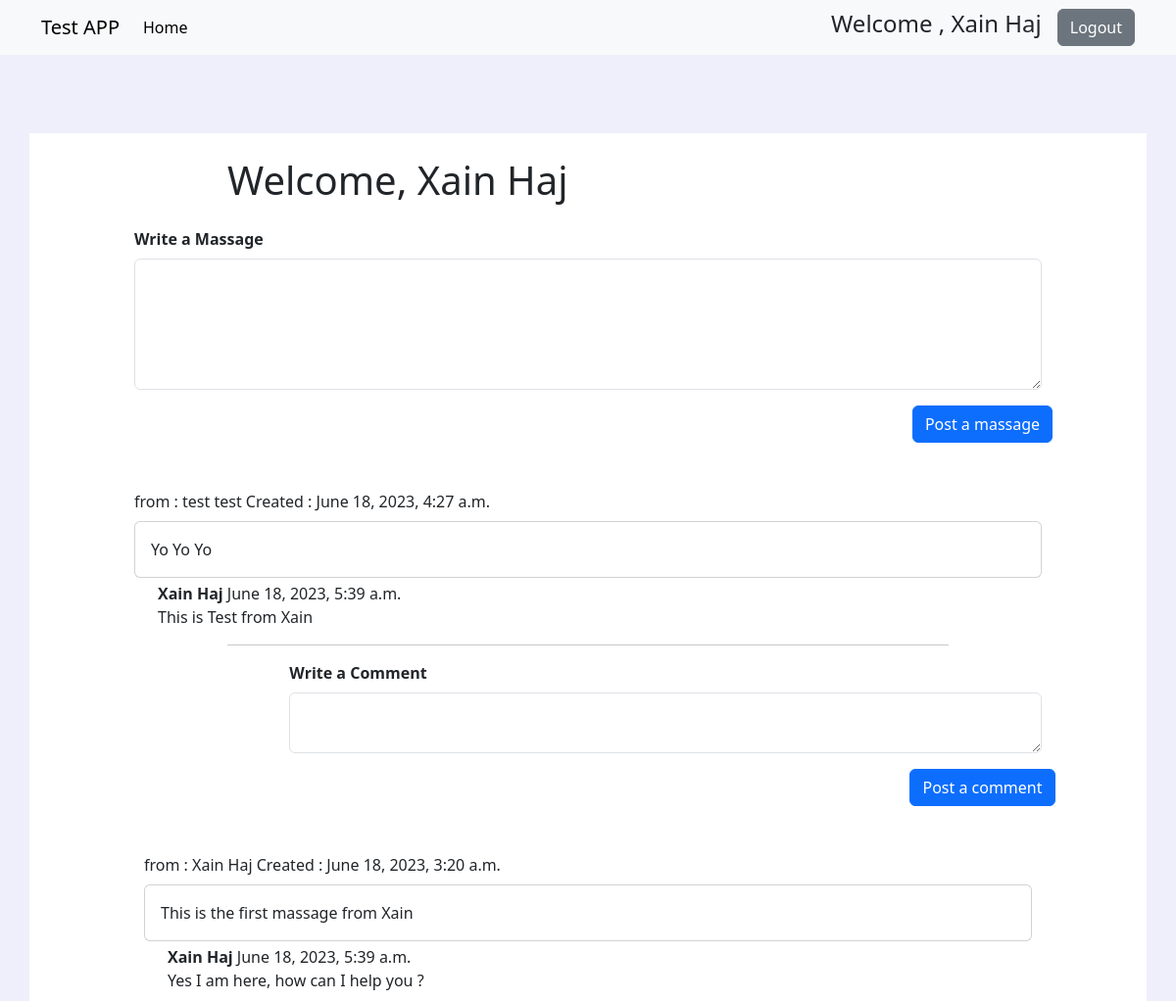
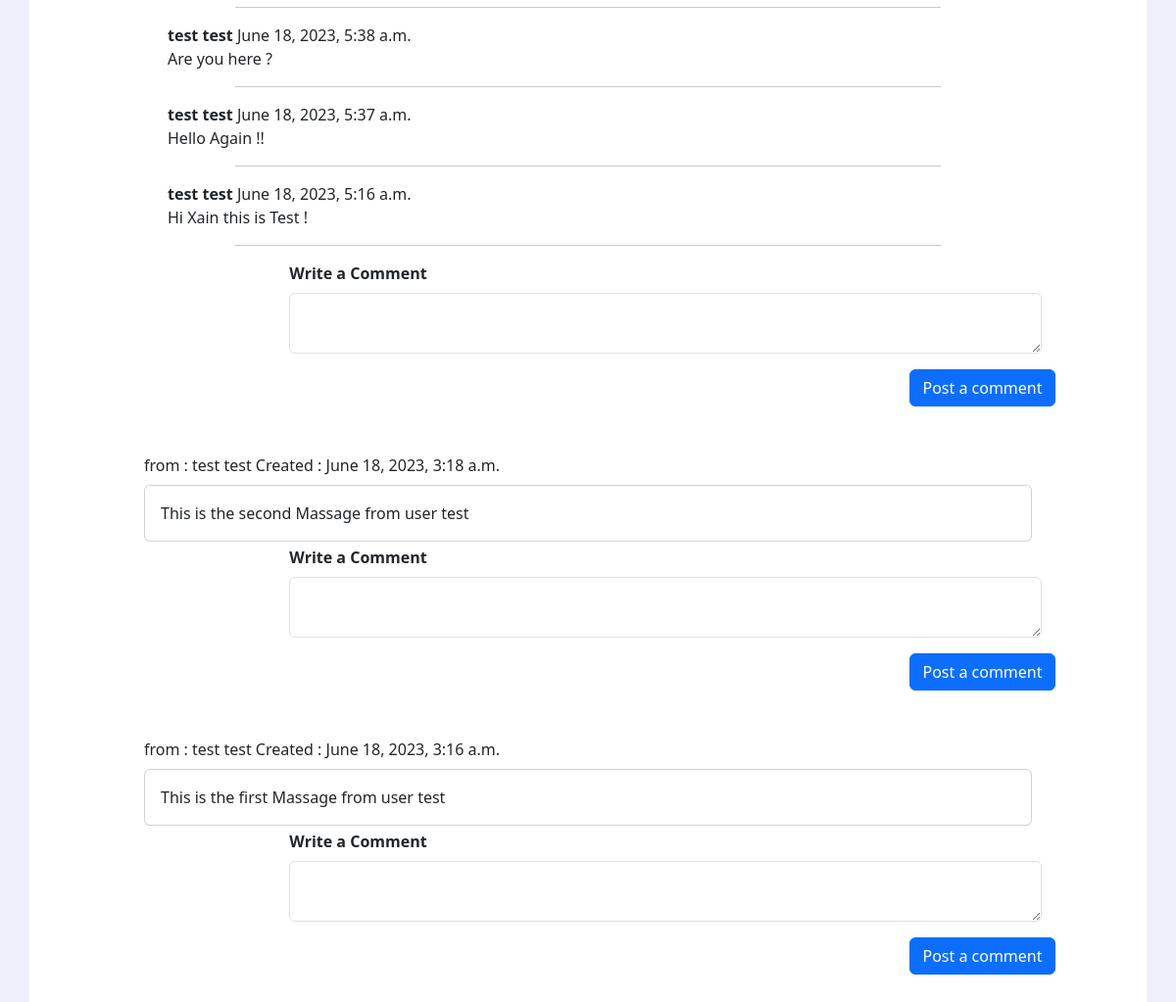
/success (signed in), run on an earlier commit of the app's database (2 pictures, top to bottom).
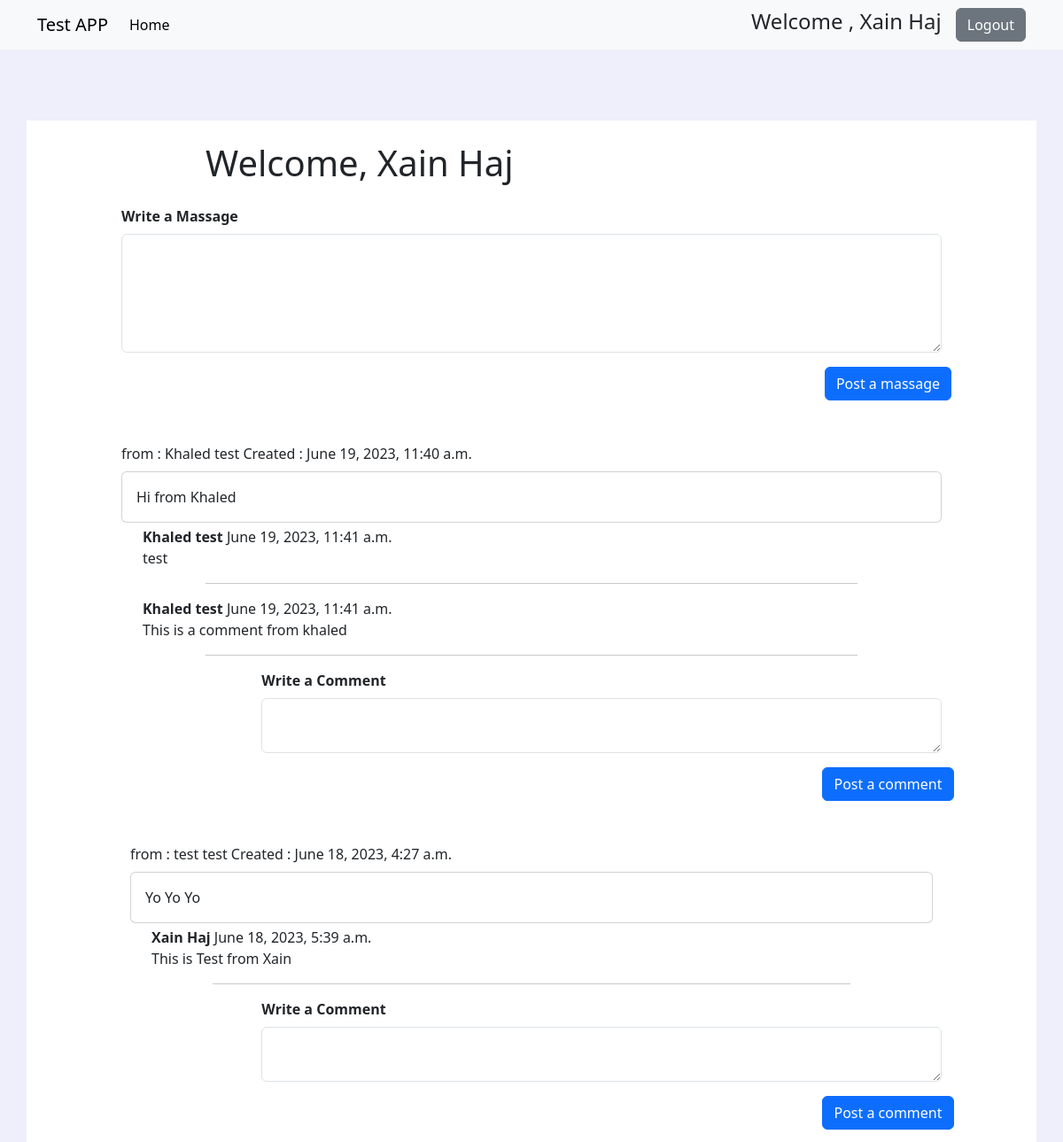
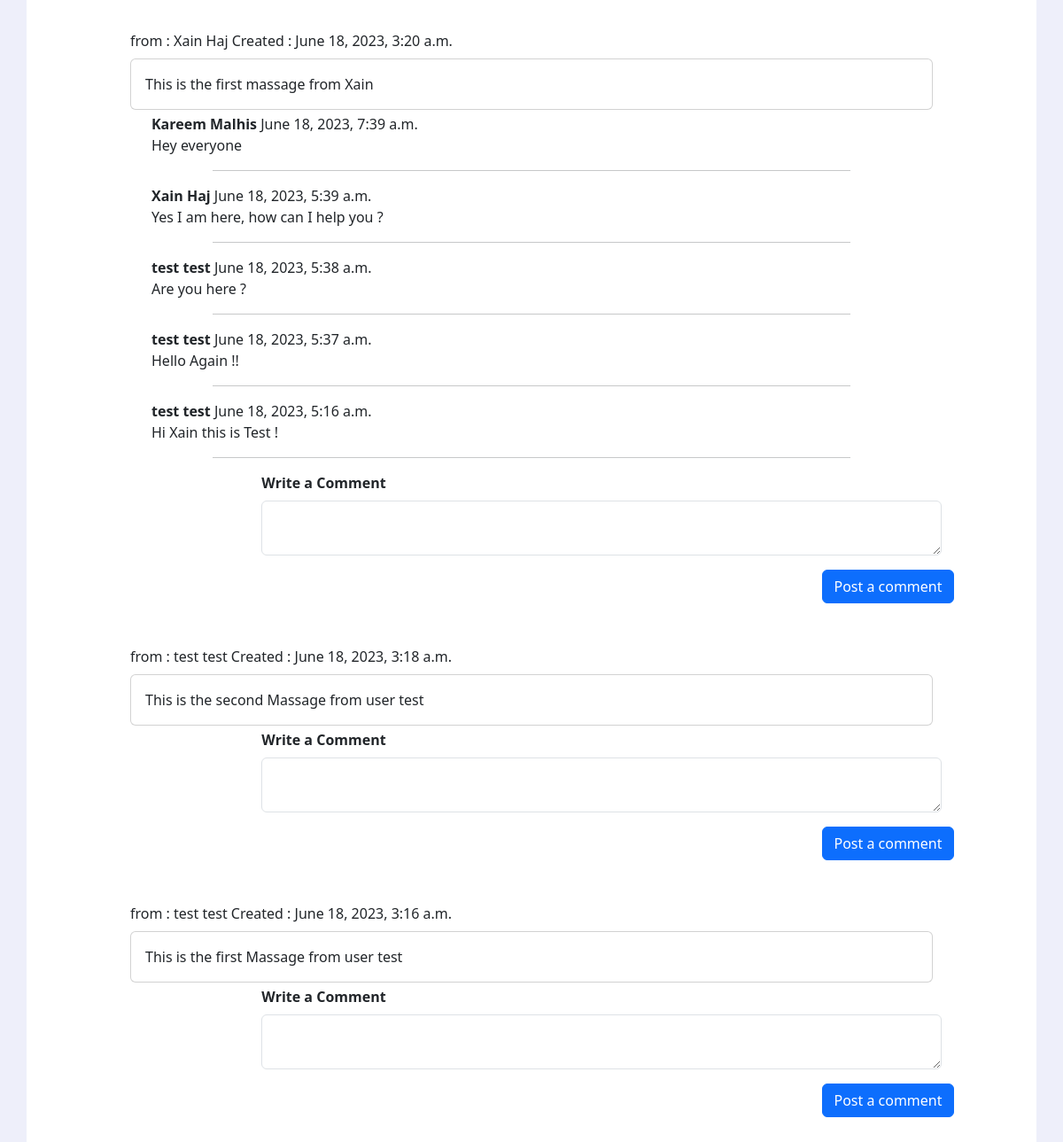
And on a later commit of the database (2 pictures, top to bottom).
### the_wall_app/models.py (models this page shows)
class Users(models.Model):
    first_name=models.CharField(max_length=100)
    last_name=models.CharField(max_length=100)
    email=models.CharField(max_length=100)
    password=models.CharField(max_length=255)
    created_at=models.DateTimeField(auto_now_add=True)
    updated_at=models.DateTimeField(auto_now=True)
    objects = Validation()

class Message(models.Model):
    message = models.TextField()
    user = models.ForeignKey(Users,related_name="messages",on_delete=models.CASCADE)
    created_at=models.DateTimeField(auto_now_add=True)
    updated_at=models.DateTimeField(auto_now=True)

class Comment(models.Model):
    comment = models.TextField()
    massage = models.ForeignKey(Message, related_name="comments", on_delete=models.CASCADE)
    user = models.ForeignKey(Users, related_name="comments", on_delete=models.CASCADE)
    created_at=models.DateTimeField(auto_now_add=True)
    updated_at=models.DateTimeField(auto_now=True)

### the_wall_app/views.py (the view)
# urls.py: path('success', views.success),
def success(request):
    user = Users.objects.get(id = request.session['user_id'])
    msg_objects = Message.objects.all().order_by("-created_at")
    comment_objects = Comment.objects.all().order_by("-created_at")
    context ={
        'first_name' : user.first_name,
        'last_name' : user.last_name,
        'msg_objects' : msg_objects,
        'comment_objects' : comment_objects,
    }
    return render(request, 'success.html', context)

### the_wall_app/templates/success.html (shortened to what this page needs)
<!DOCTYPE html>
<html lang="en">
<head>
    {% load static %}
    <link rel="stylesheet" href="{% static 'css/bootstrap.css' %}">
    {% load static %}
    {% load static %}
</head>
<body style="background-color: rgba(231, 233, 249, 0.707);">
    <nav class="navbar navbar-expand-lg navbar-light bg-light">
        <div class="container">
            <a class="navbar-brand" href="#">Test APP</a>
            <div class="collapse navbar-collapse" id="navbarSupportedContent">
                <ul class="navbar-nav me-auto mb-2 mb-lg-0">
                    <li class="nav-item">
                        <a class="nav-link active" aria-current="page" href="#">Home</a>
                    </li>
                </ul>
                <form class="d-flex align-items-center">
                    <h4> Welcome , {{first_name}} {{last_name}}</h4>
                    <a href="{% url 'the_wall_app:logout_process' %}" class="ms-3 btn btn-secondary">Logout</a>
                </form>
            </div>
        </div>
    </nav>
    <div class="container mt-6 pt-4" style="background-color: white;">
        <div class="row justify-content-end mb-3">
            <div class="col-sm-10">
                <h1 class="aligne-item-center">Welcome, {{first_name}} {{last_name}}</h1>
            </div>
        </div>
        <main class="pb-5">
            <form action="{% url 'the_wall_app:msg_process' %}" method="post">
                <div class="row justify-content-center">
                    <div class="col-sm-10">
                        <label for="exampleFormControlTextarea1" class="form-label"><strong>Write a
                                Massage</strong></label>
                        <textarea name="msg" class="form-control" id="exampleFormControlTextarea1" rows="5"></textarea>
                    </div>
                    <div class="row justify-content-end mt-3 ">
                        <div class="col-sm-3  text-center me-3">
                            <button type="submit" class="btn btn-primary">Post a massage</button>
                        </div>
                    </div>
                </div>
            </form>
            {% for msg in msg_objects %}
            <div class="row justify-content-center mt-5 mb-1">
                <div class="col-sm-10">
                    <label class="form-label"> from : {{msg.user.first_name}} {{msg.user.last_name}} Created :
                        {{msg.created_at}}</label>
                    <div class="card">
                        <div class="card-body">
                            {{msg.message}}
                        </div>
                    </div>
                </div>
            </div>
            {% for comment in comment_objects %}
            {% if comment.massage.id == msg.id%}
            <div class="row justify-content-center">
            <div class="col-sm-10 ms-5"> <strong>{{comment.user.first_name}} {{comment.user.last_name}} </strong> {{comment.created_at}}</div>
                <div class="col-sm-10 ms-5">{{comment.comment}} </div>
                <div class="col-sm-8">
                    <hr class="hr">
                </div>
            </div>
            {% endif %}
            {% endfor %}
            <form action="{% url 'the_wall_app:comment_process' %}" method="post">
                <div class="  row justify-content-center">
                    <div class="col-sm-10">
                        <div class="  row justify-content-end">
                            <div class="col-sm-10">
                                <label for="exampleFormControlTextarea1" class="form-label"><strong>Write a
                                        Comment</strong></label>
                                <textarea name="comment" class="form-control" id="exampleFormControlTextarea1"
                                    rows="2"></textarea>
                            </div>
                        </div>
                    </div>
                    <div class="row justify-content-end mt-3 ">
                        <div class="col-sm-3  text-center me-3">
                            <button type="submit" class="btn btn-primary">Post a comment</button>
                        </div>
                    </div>
            </form>
            {% endfor %}
        </main>
    </div>
</body>
</html>

What changed in the data, as far as the page shows it:
added Message: user.first_name "Khaled", user.last_name "test", created_at "June 19, 2023, 11:40 a.m.", message "Hi from Khaled"
added Comment: user.first_name "Khaled", user.last_name "test", created_at "June 19, 2023, 11:41 a.m.", comment "test"
added Comment: user.first_name "Khaled", user.last_name "test", created_at "June 19, 2023, 11:41 a.m.", comment "This is a comment from khaled"
added Comment: user.first_name "Kareem", user.last_name "Malhis", created_at "June 18, 2023, 7:39 a.m.", comment "Hey everyone", shown under Message "June 18, 2023, 3:20 a.m."
